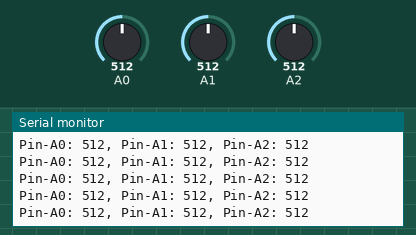
This sketch was run on a simulated Arduino Uno, built with avr-gcc and run on an emulated ATmega328P. On the bench: the last lines printed to the serial monitor. Inputs (shaded band) come from the test bench; at power-on: A0 = 512, A1 = 512, A2 = 512.

Above: at 1.2 s.
1.3 s: A0 set to 105
At 1.41 s:
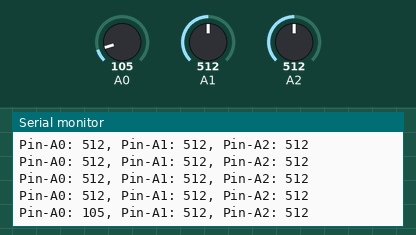
4.3 s: A0 set to 94
At 4.33 s:
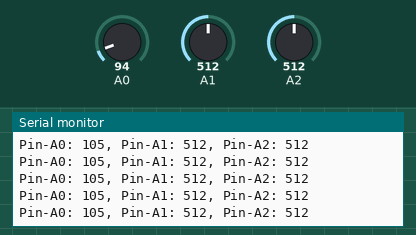
7.3 s: A1 set to 105
At 8.2 s:
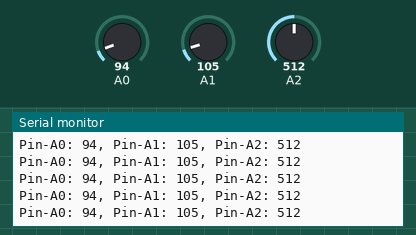
10.3 s: A1 set to 91
At 10.8 s:
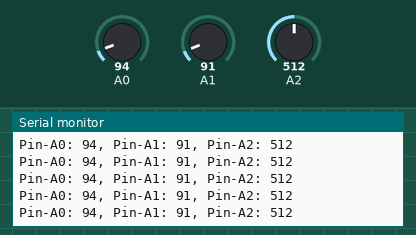
11.8 s: A1 set to 11
At 12.5 s:
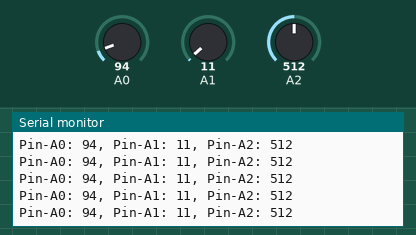
14.8 s: A1 set to 8
At 15.6 s:
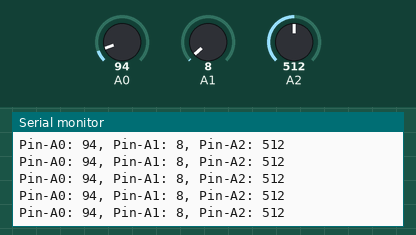
Timing chart, 0 to 17.8 s (numbered marks = the images above; inputs shaded):
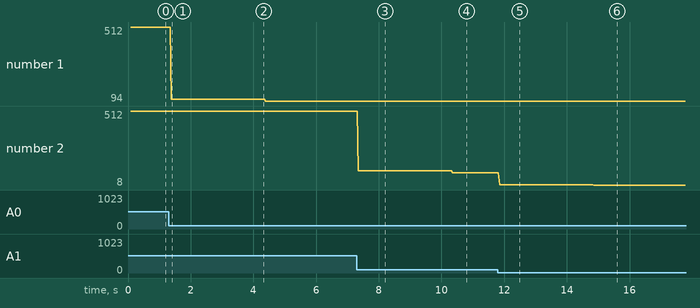

Measured:
- after the input at 1.3 s, the serial monitor: prints a new line after 0.09 s (image 1)
- after the input at 7.3 s, the serial monitor: prints a new line after 0.05 s (image 3)
- after the input at 10.3 s, the serial monitor: prints a new line after 0.06 s (image 4)
- after the input at 11.8 s, the serial monitor: prints a new line after 0.06 s (image 5)
- after the input at 14.8 s, the serial monitor: prints a new line after 0.06 s (image 6)
- plotted number 1: 512 → 105 after the input at 1.3 s, 105 → 94 after the input at 4.3 s
- plotted number 2: 105 → 91 after the input at 10.3 s, 91 → 11 after the input at 11.8 s, 11 → 8 after the input at 14.8 s

The sketch:

01.serialMonitor.ino
```cpp
/*
  Author: Daniel L

  Learning Intention:
  The students will understand the difference between the inbuilt setup and loop methods,
  and understand the basics of the serial monitor'.

  Success Criteria:
    1.  I understand the different behaviours of the setup and loop methods
    2.  I can print information to the serial monitor
    3.  I can print information to a new line of the serial monitor
    4.  I understand the impact of having more than one setup or loop methods in my sketch
    5.  I understand `//` and `\/* *\/` comments

  Student Notes:

  Documentation:
    https://www.arduino.cc/reference/en/language/functions/communication/serial/
    https://docs.arduino.cc/software/ide-v2/tutorials/ide-v2-serial-plotter
*/

// The setup function runs once when you press reset or power the board
void setup() {
  // Setup a seral connection and configure the communication speed
  Serial.begin(9600);
  // Debug serial connection by printing a confirmation to the serial monitor
  Serial.print("Serial monitor is configured to 9600 baud rate");
}

// The loop function runs over and over again forever
void loop() {
  Serial.print("Pin-A0: ");
  Serial.print(analogRead(A0));
  Serial.print(", ");
  Serial.print("Pin-A1: ");
  Serial.print(analogRead(A1));
  Serial.print(", ");
  Serial.print("Pin-A2: ");
  Serial.println(analogRead(A2));
}
```
